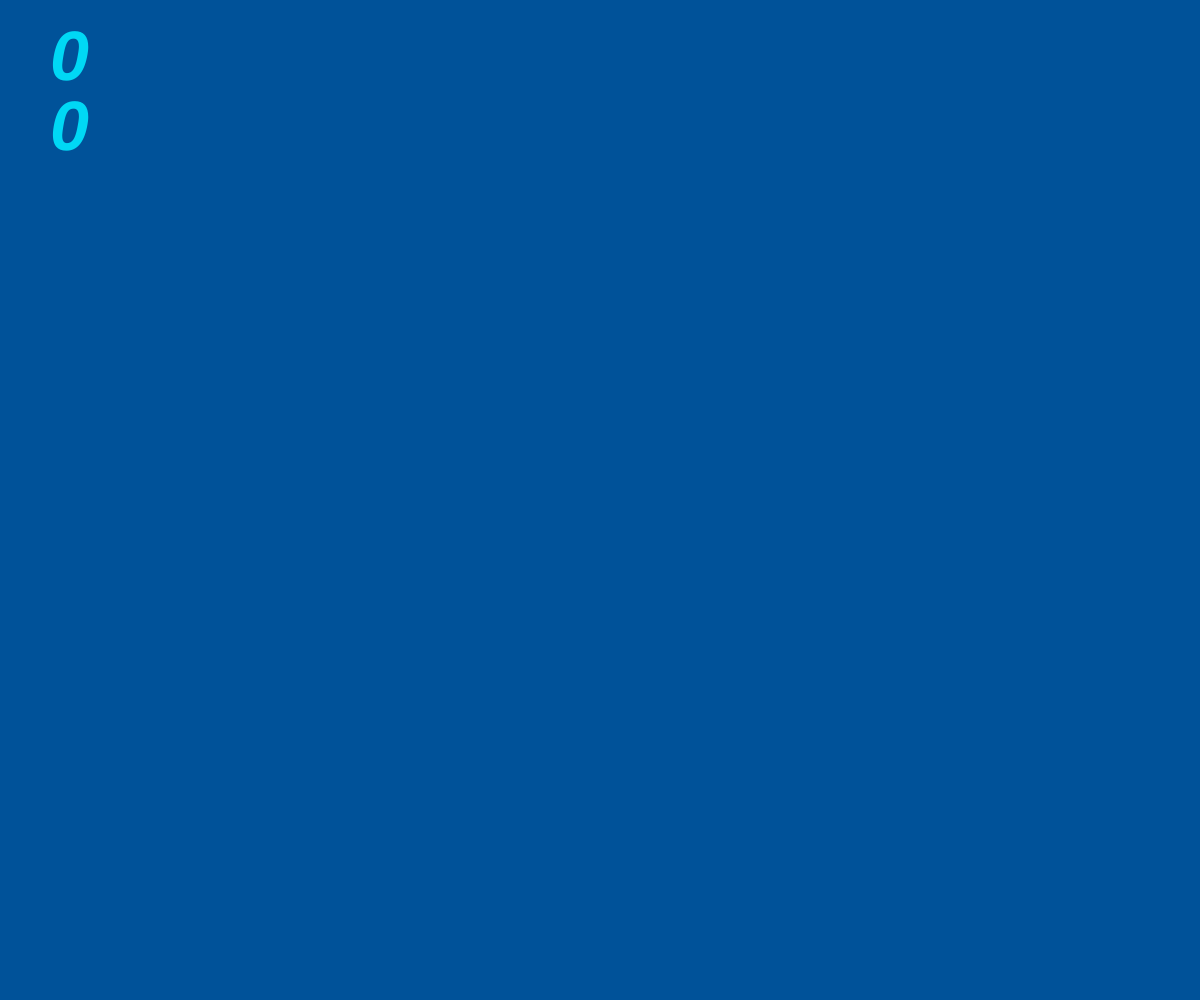
Frame 1 (no input)
Frame 60 (no input): identical to frame 1, image omitted
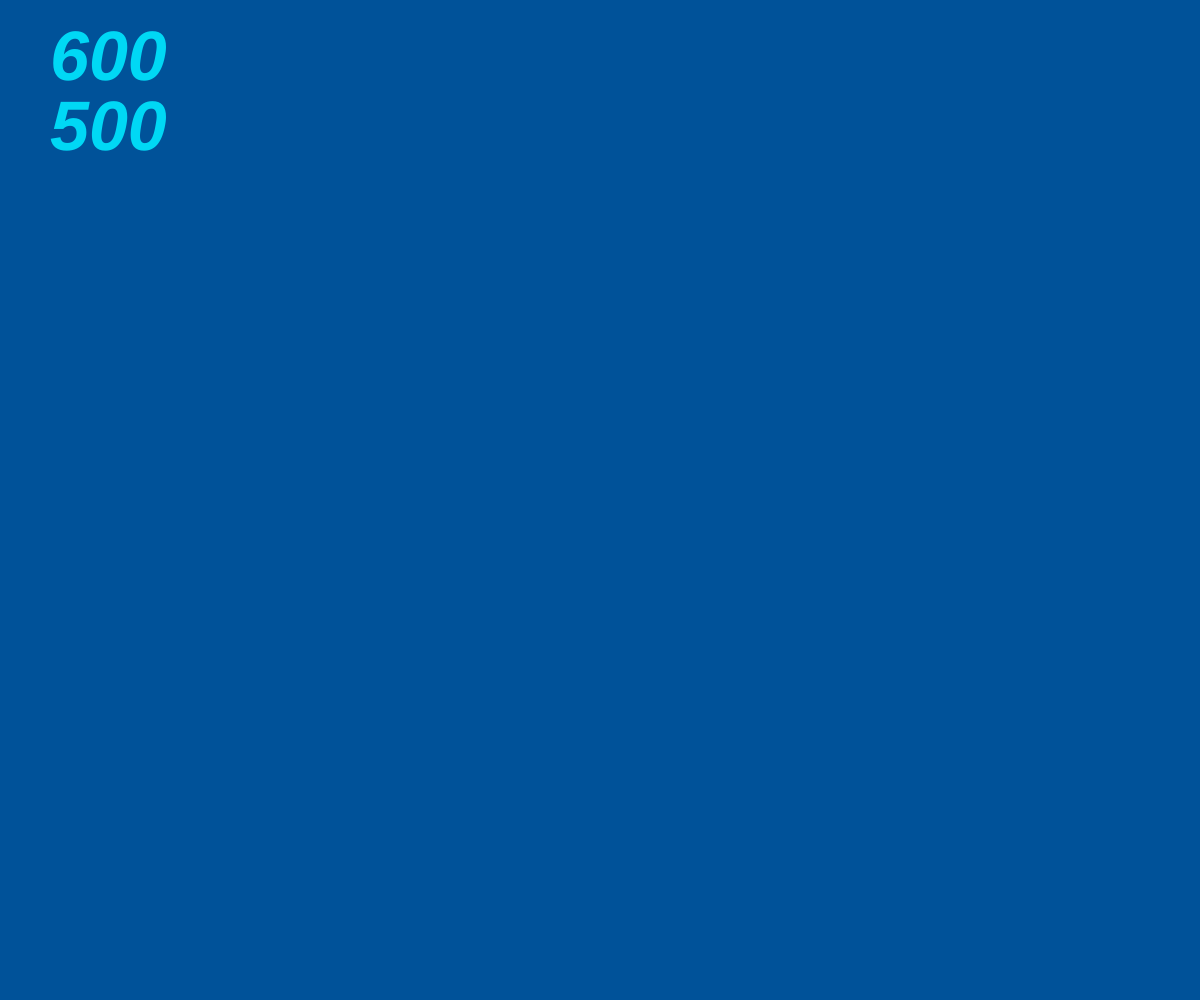
Frame 120 (the mouse pressed at the canvas centre since frame 60)

The p5.js sketch that drew these frames (run headless with seeded random() and noise() and a simulated clock; from frame 60 on, the mouse is pressed at the canvas centre):

// p5.js sketch
// ── sketch.js
function setup() {
  createCanvas(windowWidth, windowHeight);
}

function draw() {
  background(0, 82, 153);
  fill(0, 216, 245);
  strokeWeight(mouseY)
  //circle(windowWidth, windowHeight);
  textSize(70)
  textStyle(BOLDITALIC);
  text(mouseX, 50, 80)
  text(int(mouseY), 50, 150)
}
